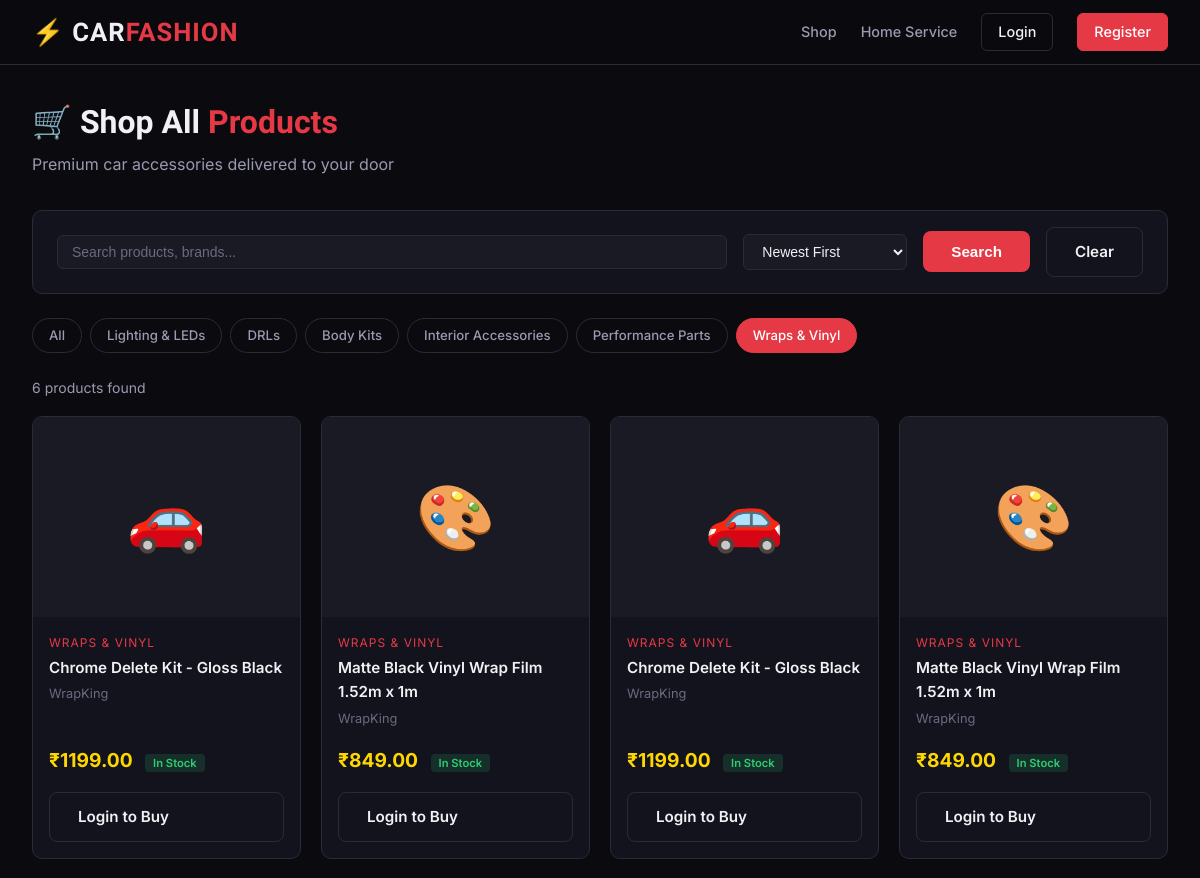
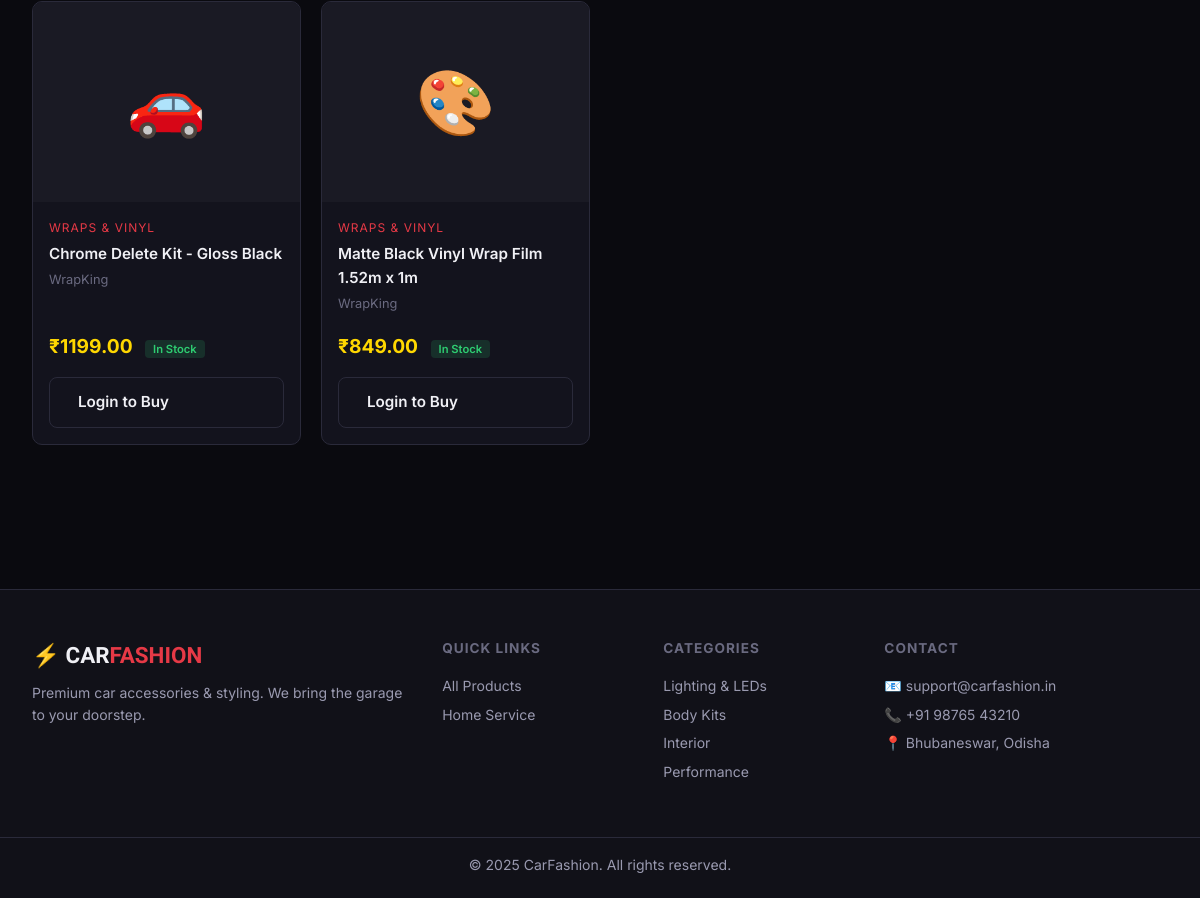
Screenshot of /products/?category=wraps with the database file from the repository (2 pictures, top to bottom).
### store/models.py (models this page shows, shortened)
class Category(models.Model):
    name = models.CharField(max_length=100)
    slug = models.SlugField(unique=True)
    description = models.TextField(blank=True)
    image = models.ImageField(upload_to='categories/', blank=True, null=True)
    class Meta:
        verbose_name_plural = 'Categories'

class Product(models.Model):
    category = models.ForeignKey(Category, on_delete=models.CASCADE, related_name='products')
    name = models.CharField(max_length=200)
    slug = models.SlugField(unique=True)
    description = models.TextField()
    price = models.DecimalField(max_digits=10, decimal_places=2)
    stock = models.PositiveIntegerField(default=0)
    image = models.ImageField(upload_to='products/', blank=True, null=True)
    brand = models.CharField(max_length=100, blank=True)
    is_available = models.BooleanField(default=True)
    is_featured = models.BooleanField(default=False)
    created_at = models.DateTimeField(auto_now_add=True)
    updated_at = models.DateTimeField(auto_now=True)
    @property
    def in_stock(self):
        return self.stock > 0

### store/views.py (the view)
# urls.py: path('products/', views.product_list, name='product_list'),
def product_list(request):
    products = Product.objects.filter(is_available=True)
    categories = Category.objects.all()
    category_slug = request.GET.get('category')
    search_query = request.GET.get('q')
    sort_by = request.GET.get('sort', 'newest')
    if category_slug:
        products = products.filter(category__slug=category_slug)
    if search_query:
        products = products.filter(
            Q(name__icontains=search_query) |
            Q(description__icontains=search_query) |
            Q(brand__icontains=search_query)
        )
    if sort_by == 'price_asc':
        products = products.order_by('price')
    elif sort_by == 'price_desc':
        products = products.order_by('-price')
    else:
        products = products.order_by('-created_at')
    context = {
        'products': products,
        'categories': categories,
        'selected_category': category_slug,
        'search_query': search_query,
        'sort_by': sort_by,
    }
    return render(request, 'store/product_list.html', context)

### store/context_processors.py (called while the page is built)
def cart_count(request):
    count = 0
    if request.user.is_authenticated:
        try:
            cart = Cart.objects.get(user=request.user)
            count = cart.item_count
        except Cart.DoesNotExist:
            pass
    return {'cart_count': count}

### store/templates/store/product_list.html (shortened to what this page needs)
{% extends 'base.html' %}
{% block content %}
<div class="page-header">
  <h1>🛒 Shop All <span style="color:var(--accent)">Products</span></h1>
  <p style="color:var(--text2);">Premium car accessories delivered to your door</p>
</div>
<form method="get" class="filter-bar">
  <input type="text" name="q" value="{{ search_query|default:'' }}" placeholder="Search products, brands...">
  <select name="sort" onchange="this.form.submit()">
    <option value="newest" {% if sort_by == 'newest' %}selected{% endif %}>Newest First</option>
  </select>
  <button type="submit" class="btn btn-red">Search</button>
  {% if search_query or selected_category %}
  <a href="{% url 'product_list' %}" class="btn btn-ghost">Clear</a>
  {% endif %}
</form>
<div class="cat-pills">
  <a href="{% url 'product_list' %}" class="cat-pill {% if not selected_category %}active{% endif %}">All</a>
  {% for category in categories %}
  <a href="?category={{ category.slug }}{% if search_query %}&q={{ search_query }}{% endif %}"
     class="cat-pill {% if selected_category == category.slug %}active{% endif %}">
    {{ category.name }}
  </a>
  {% endfor %}
</div>
{% if products %}
<div style="color:var(--text2); font-size:.875rem; margin-bottom:1rem;">
  {{ products|length }} product{{ products|length|pluralize }} found
</div>
<div class="product-grid">
  {% for product in products %}
  <div class="product-card">
    <a href="{% url 'product_detail' product.slug %}">
      <div class="product-img">
        {% if product.image %}<img src="{{ product.image.url }}" alt="{{ product.name }}">
        {% else %}
          {% if "led" in product.name|lower or "light" in product.name|lower %}💡
          {% elif "drl" in product.name|lower %}🔦
          {% elif "seat" in product.name|lower or "interior" in product.category.name|lower %}🪑
          {% elif "wrap" in product.name|lower %}🎨
          {% else %}🚗{% endif %}
        {% endif %}
      </div>
    </a>
    <div class="product-body">
      <div class="product-category">{{ product.category.name }}</div>
      <a href="{% url 'product_detail' product.slug %}">
        <div class="product-name">{{ product.name }}</div>
      </a>
      {% if product.brand %}<div class="product-brand">{{ product.brand }}</div>{% endif %}
      <div style="margin-top:auto; padding-top:8px;">
        <span class="product-price">₹{{ product.price }}</span>
        {% if product.in_stock %}
          <span class="product-stock-badge in-stock">In Stock</span>
        {% else %}
          <span class="product-stock-badge out-of-stock">Out of Stock</span>
        {% endif %}
      </div>
    </div>
    <div class="product-footer">
      {% if user.is_authenticated %}
        {% if product.in_stock %}
          <a href="{% url 'add_to_cart' product.id %}" class="btn btn-red btn-add">Add to Cart</a>
        {% else %}
          <button class="btn btn-ghost btn-add" disabled style="opacity:.5;">Out of Stock</button>
        {% endif %}
      {% else %}
        <a href="{% url 'login' %}" class="btn btn-ghost btn-add">Login to Buy</a>
      {% endif %}
    </div>
  </div>
  {% endfor %}
</div>
{% endif %}
{% endblock %}

### static/store/css/main.css (style rules this page uses)
*, *::before, *::after { box-sizing: border-box; margin: 0; padding: 0; }
:root { --bg: #0a0a0f; --bg2: #111118; --bg3: #1a1a24; --card: #13131d; --border: #2a2a3a; --accent: #e63946; --accent2: #ff6b35; --gold: #ffd700; --text: #f0f0f5; --text2: #9a9ab0; --text3: #6a6a80; --green: #2ecc71; --radius: 10px; --shadow: 0 4px 24px rgba(0,0,0,0.5); }
body { font-family: 'Inter', sans-serif; background: var(--bg); color: var(--text); line-height: 1.6; min-height: 100vh; }
a { color: inherit; text-decoration: none; }
.btn { display: inline-flex; align-items: center; gap: 8px; padding: 12px 28px; border-radius: 8px; font-weight: 600; font-size: 0.95rem; cursor: pointer; transition: all .2s; border: none; text-decoration: none; }
.btn-red { background: var(--accent); color: white; }
.btn-ghost { background: transparent; color: var(--text); border: 1px solid var(--border); }
.product-grid { display: grid; grid-template-columns: repeat(auto-fill, minmax(240px, 1fr)); gap: 1.25rem; margin-bottom: 3rem; }
.product-card { background: var(--card); border: 1px solid var(--border); border-radius: var(--radius); overflow: hidden; transition: all .2s; display: flex; flex-direction: column; }
.product-img { aspect-ratio: 4/3; overflow: hidden; background: var(--bg3); display: flex; align-items: center; justify-content: center; font-size: 4rem; }
.product-body { padding: 1rem; flex: 1; display: flex; flex-direction: column; }
.product-category { font-size: 0.75rem; color: var(--accent); text-transform: uppercase; letter-spacing: 1px; margin-bottom: 4px; }
.product-name { font-weight: 600; font-size: 0.95rem; margin-bottom: 4px; color: var(--text); }
.product-brand { font-size: 0.8rem; color: var(--text3); margin-bottom: 8px; }
.product-price { font-size: 1.2rem; font-weight: 700; color: var(--gold); margin-top: auto; }
.product-stock-badge { font-size: 0.7rem; padding: 2px 8px; border-radius: 4px; margin-left: 8px; font-weight: 600; }
.in-stock { background: rgba(46,204,113,0.15); color: var(--green); }
.product-footer { padding: 0 1rem 1rem; }
.btn-add { width: 100%; }
.filter-bar { background: var(--card); border: 1px solid var(--border); border-radius: var(--radius); padding: 1rem 1.5rem; margin-bottom: 1.5rem; display: flex; gap: 1rem; flex-wrap: wrap; align-items: center; }
.filter-bar input, .filter-bar select { background: var(--bg3); border: 1px solid var(--border); color: var(--text); padding: 8px 14px; border-radius: 6px; font-size: 0.875rem; }
.filter-bar input { flex: 1; min-width: 200px; }
.filter-bar input::placeholder { color: var(--text3); }
.cat-pills { display: flex; flex-wrap: wrap; gap: 8px; margin-bottom: 1.5rem; }
.cat-pill { padding: 6px 16px; border-radius: 20px; font-size: 0.825rem; font-weight: 500; border: 1px solid var(--border); color: var(--text2); cursor: pointer; transition: all .2s; }
.cat-pill:hover, .cat-pill.active { background: var(--accent); border-color: var(--accent); color: white; }
.page-header { margin-bottom: 2rem; }
.page-header h1 { font-family: 'Rajdhani', sans-serif; font-size: 2rem; font-weight: 700; }
.page-header p { color: var(--text2); margin-top: 4px; }

### rows the page displays
Category: name "Lighting & LEDs"
Category: name "DRLs"
Category: name "Body Kits"
Category: name "Interior Accessories"
Category: name "Performance Parts"
Category: name "Wraps & Vinyl"
Product: category.name "WRAPS & VINYL", name "Chrome Delete Kit - Gloss Black", brand "WrapKing", price "1199.00", stock "In Stock"
Product: category.name "WRAPS & VINYL", name "Matte Black Vinyl Wrap Film 1.52m x 1m", brand "WrapKing", price "849.00", stock "In Stock"
Product: category.name "WRAPS & VINYL", name "Chrome Delete Kit - Gloss Black", brand "WrapKing", price "1199.00", stock "In Stock"
Product: category.name "WRAPS & VINYL", name "Matte Black Vinyl Wrap Film 1.52m x 1m", brand "WrapKing", price "849.00", stock "In Stock"
Product: category.name "WRAPS & VINYL", name "Chrome Delete Kit - Gloss Black", brand "WrapKing", price "1199.00", stock "In Stock"
Product: category.name "WRAPS & VINYL", name "Matte Black Vinyl Wrap Film 1.52m x 1m", brand "WrapKing", price "849.00", stock "In Stock"

### other values shown
{{ products|length }} "6"
